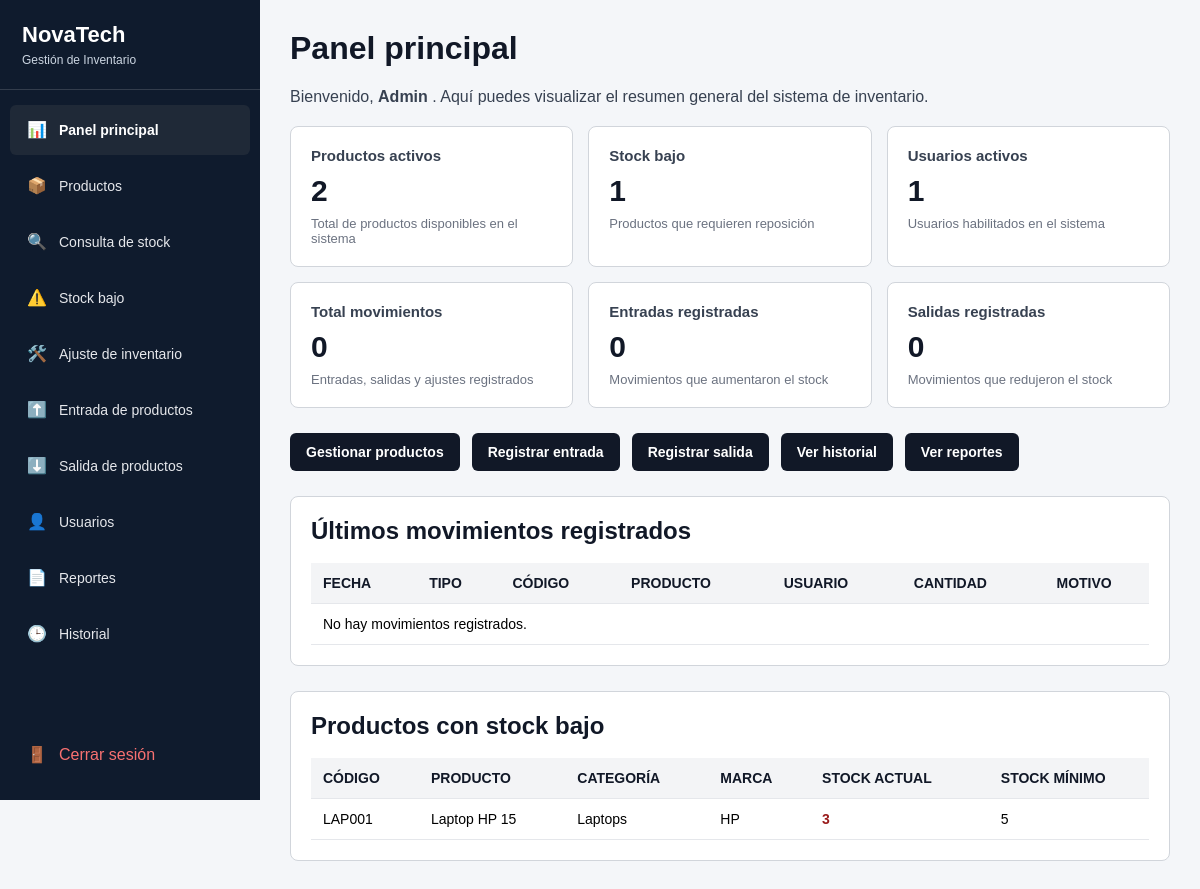
The app's page /index.php?controller=dashboard&action=index (signed in) with its own data.
### tables this page shows
CREATE TABLE `producto` (
  `id_producto` int(11) NOT NULL,
  `id_detalle_producto` int(11) NOT NULL,
  `codigo_producto` varchar(50) NOT NULL,
  `nombre_producto` varchar(100) NOT NULL,
  `modelo` varchar(80) DEFAULT NULL,
  `stock_actual` int(11) NOT NULL DEFAULT 0,
  `stock_minimo` int(11) NOT NULL DEFAULT 0,
  `precio_referencial` decimal(10,2) DEFAULT 0.00,
  `descripcion` varchar(200) DEFAULT NULL,
  `estado` enum('Activo','Inactivo') DEFAULT 'Activo',
  `fecha_registro` datetime DEFAULT current_timestamp()
);

CREATE TABLE `detalle_producto` (
  `id_detalle_producto` int(11) NOT NULL,
  `categoria` varchar(80) NOT NULL,
  `marca` varchar(80) NOT NULL,
  `descripcion` varchar(150) DEFAULT NULL
);

### app/controllers/DashboardController.php (called while the page is built, shortened)
<?php
require_once "app/dao/DashboardDAO.php";
require_once "app/services/DashboardService.php";
class DashboardController
{
    private DashboardService $dashboardService;
    public function __construct()
    {
        $database = new Database();
        $conexion = $database->getConnection();
        $dashboardDAO = new DashboardDAO($conexion);
        $this->dashboardService = new DashboardService($dashboardDAO);
    }
    public function index(): void
    {
        $resumen = $this->dashboardService->obtenerResumenGeneral();
        $productosStockBajo = $this->dashboardService->listarProductosStockBajo();
        require_once "views/dashboard/index.php";
    }
}

### app/services/DashboardService.php (called while the page is built, shortened)
<?php
class DashboardService
{
    private IDashboardDAO $dashboardDAO;
    public function __construct(IDashboardDAO $dashboardDAO)
    {
        $this->dashboardDAO = $dashboardDAO;
    }
    public function obtenerResumenGeneral(): array
    {
        return $this->dashboardDAO->obtenerResumenGeneral();
    }
    public function listarProductosStockBajo(): array
    {
        return $this->dashboardDAO->listarProductosStockBajo();
    }
}

### app/dao/DashboardDAO.php (called while the page is built, shortened)
<?php
class DashboardDAO implements IDashboardDAO
{
    private PDO $conexion;
    public function __construct(PDO $conexion)
    {
        $this->conexion = $conexion;
    }
    public function obtenerResumenGeneral(): array
    {
        $resumen = [];
        $sqlProductos = "SELECT COUNT(*)
                         FROM producto
                         WHERE estado = 'Activo'";
        $stmt = $this->conexion->prepare($sqlProductos);
        $stmt->execute();
        $resumen["productos_activos"] = (int) $stmt->fetchColumn();
        $sqlStockBajo = "SELECT COUNT(*)
                         FROM producto
                         WHERE estado = 'Activo'
                         AND stock_actual <= stock_minimo";
        $stmt = $this->conexion->prepare($sqlStockBajo);
        $stmt->execute();
        $resumen["stock_bajo"] = (int) $stmt->fetchColumn();
        $sqlUsuarios = "SELECT COUNT(*)
                        FROM usuario
                        WHERE estado = 'Activo'";
        $stmt = $this->conexion->prepare($sqlUsuarios);
        $stmt->execute();
        $resumen["usuarios_activos"] = (int) $stmt->fetchColumn();
        $sqlMovimientos = "SELECT COUNT(*)
                           FROM movimiento_inventario";
        $stmt = $this->conexion->prepare($sqlMovimientos);
        $stmt->execute();
        $resumen["total_movimientos"] = (int) $stmt->fetchColumn();
        $sqlEntradas = "SELECT COUNT(*)
                        FROM movimiento_inventario
                        WHERE tipo_movimiento = 'Entrada'";
        $stmt = $this->conexion->prepare($sqlEntradas);
        $stmt->execute();
        $resumen["total_entradas"] = (int) $stmt->fetchColumn();
        $sqlSalidas = "SELECT COUNT(*)
                       FROM movimiento_inventario
                       WHERE tipo_movimiento = 'Salida'";
        $stmt = $this->conexion->prepare($sqlSalidas);
        $stmt->execute();
        $resumen["total_salidas"] = (int) $stmt->fetchColumn();
        return $resumen;
    }
    public function listarProductosStockBajo(): array
    {
        $sql = "SELECT
                    p.codigo_producto,
                    p.nombre_producto,
                    p.stock_actual,
                    p.stock_minimo,
                    d.categoria,
                    d.marca
                FROM producto p
                INNER JOIN detalle_producto d
                    ON p.id_detalle_producto = d.id_detalle_producto
                WHERE p.estado = 'Activo'
                AND p.stock_actual <= p.stock_minimo
                ORDER BY p.stock_actual ASC
                LIMIT 8";
        $stmt = $this->conexion->prepare($sql);
        $stmt->execute();
        return $stmt->fetchAll(PDO::FETCH_ASSOC);
    }
}

### views/dashboard/index.php (the view, shortened to what this page needs)
<?php
$resumen = $resumen ?? [];
$ultimosMovimientos = $ultimosMovimientos ?? [];
$productosStockBajo = $productosStockBajo ?? [];
?>
<?php require_once "views/layouts/header.php"; ?>
<?php require_once "views/layouts/sidebar.php"; ?>
<main class="content dashboard-content">
    <h1>Panel principal</h1>
    <p>
        Bienvenido,
        <strong>
            <?php echo htmlspecialchars($_SESSION["usuario"]["nombres"] ?? "Usuario", ENT_QUOTES, "UTF-8"); ?>
        </strong>.
        Aquí puedes visualizar el resumen general del sistema de inventario.
    </p>
    <section class="dashboard-grid">
        <div class="dashboard-card">
            <h3>Productos activos</h3>
            <strong><?php echo htmlspecialchars((string) ($resumen["productos_activos"] ?? 0), ENT_QUOTES, "UTF-8"); ?></strong>
            <span>Total de productos disponibles en el sistema</span>
        </div>
        <div class="dashboard-card">
            <h3>Stock bajo</h3>
            <strong><?php echo htmlspecialchars((string) ($resumen["stock_bajo"] ?? 0), ENT_QUOTES, "UTF-8"); ?></strong>
            <span>Productos que requieren reposición</span>
        </div>
        <div class="dashboard-card">
            <h3>Usuarios activos</h3>
            <strong><?php echo htmlspecialchars((string) ($resumen["usuarios_activos"] ?? 0), ENT_QUOTES, "UTF-8"); ?></strong>
            <span>Usuarios habilitados en el sistema</span>
        </div>
        <div class="dashboard-card">
            <h3>Total movimientos</h3>
            <strong><?php echo htmlspecialchars((string) ($resumen["total_movimientos"] ?? 0), ENT_QUOTES, "UTF-8"); ?></strong>
            <span>Entradas, salidas y ajustes registrados</span>
        </div>
        <div class="dashboard-card">
            <h3>Entradas registradas</h3>
            <strong><?php echo htmlspecialchars((string) ($resumen["total_entradas"] ?? 0), ENT_QUOTES, "UTF-8"); ?></strong>
            <span>Movimientos que aumentaron el stock</span>
        </div>
        <div class="dashboard-card">
            <h3>Salidas registradas</h3>
            <strong><?php echo htmlspecialchars((string) ($resumen["total_salidas"] ?? 0), ENT_QUOTES, "UTF-8"); ?></strong>
            <span>Movimientos que redujeron el stock</span>
        </div>
    </section>
    <section class="dashboard-actions">
        <a href="index.php?controller=producto&action=index" class="dashboard-btn">Gestionar productos</a>
        <a href="index.php?controller=entrada&action=index" class="dashboard-btn">Registrar entrada</a>
        <a href="index.php?controller=salida&action=index" class="dashboard-btn">Registrar salida</a>
        <a href="index.php?controller=historial&action=index" class="dashboard-btn">Ver historial</a>
        <a href="index.php?controller=reporte&action=index" class="dashboard-btn">Ver reportes</a>
    </section>
    <section class="dashboard-section">
        <h2>Últimos movimientos registrados</h2>
        <div class="dashboard-table-responsive">
            <table class="dashboard-table">
                <thead>
                    <tr>
                        <th>Fecha</th>
                        <th>Tipo</th>
                        <th>Código</th>
                        <th>Producto</th>
                        <th>Usuario</th>
                        <th>Cantidad</th>
                        <th>Motivo</th>
                    </tr>
                </thead>
                <tbody>
                    <?php if (!empty($ultimosMovimientos)) { ?>
                        <?php foreach ($ultimosMovimientos as $movimiento) { ?>
                            <tr>
                                <td><?php echo htmlspecialchars($movimiento["fecha_movimiento"], ENT_QUOTES, "UTF-8"); ?></td>
                                <td>
                                    <?php if ($movimiento["tipo_movimiento"] === "Entrada") { ?>
                                        <span class="badge badge-entrada">Entrada</span>
                                    <?php } else { ?>
                                        <span class="badge badge-salida">Salida</span>
                                    <?php } ?>
                                </td>
                                <td><?php echo htmlspecialchars($movimiento["codigo_producto"], ENT_QUOTES, "UTF-8"); ?></td>
                                <td><?php echo htmlspecialchars($movimiento["nombre_producto"], ENT_QUOTES, "UTF-8"); ?></td>
                                <td><?php echo htmlspecialchars($movimiento["nombre_usuario"], ENT_QUOTES, "UTF-8"); ?></td>
                                <td><?php echo htmlspecialchars((string) $movimiento["cantidad"], ENT_QUOTES, "UTF-8"); ?></td>
                                <td><?php echo htmlspecialchars($movimiento["motivo"] ?? "-", ENT_QUOTES, "UTF-8"); ?></td>
                            </tr>
                        <?php } ?>
                    <?php } else { ?>
                        <tr>
                            <td colspan="7">No hay movimientos registrados.</td>
                        </tr>
                    <?php } ?>
                </tbody>
            </table>
        </div>
    </section>
    <section class="dashboard-section">
        <h2>Productos con stock bajo</h2>
        <div class="dashboard-table-responsive">
            <table class="dashboard-table">
                <thead>
                    <tr>
                        <th>Código</th>
                        <th>Producto</th>
                        <th>Categoría</th>
                        <th>Marca</th>
                        <th>Stock actual</th>
                        <th>Stock mínimo</th>
                    </tr>
                </thead>
                <tbody>
                    <?php if (!empty($productosStockBajo)) { ?>
                        <?php foreach ($productosStockBajo as $producto) { ?>
                            <tr>
                                <td><?php echo htmlspecialchars($producto["codigo_producto"], ENT_QUOTES, "UTF-8"); ?></td>
                                <td><?php echo htmlspecialchars($producto["nombre_producto"], ENT_QUOTES, "UTF-8"); ?></td>
                                <td><?php echo htmlspecialchars($producto["categoria"], ENT_QUOTES, "UTF-8"); ?></td>
                                <td><?php echo htmlspecialchars($producto["marca"], ENT_QUOTES, "UTF-8"); ?></td>
                                <td class="stock-alerta">
                                    <?php echo htmlspecialchars((string) $producto["stock_actual"], ENT_QUOTES, "UTF-8"); ?>
                                </td>
                                <td><?php echo htmlspecialchars((string) $producto["stock_minimo"], ENT_QUOTES, "UTF-8"); ?></td>
                            </tr>
                        <?php } ?>
                    <?php } else { ?>
                        <tr>
                            <td colspan="6">No hay productos con stock bajo.</td>
                        </tr>
                    <?php } ?>
                </tbody>
            </table>
        </div>
    </section>
</main>
<?php require_once "views/layouts/footer.php"; ?>

### public/css/estilos.css (style rules this page uses)
* { box-sizing: border-box; font-family: Arial, Helvetica, sans-serif; }
body { margin: 0; font-family: Arial, sans-serif; background-color: #f4f6f9; }
.content { margin-left: 260px; padding: 30px; width: calc(100% - 260px); min-height: 100vh; box-sizing: border-box; overflow-x: hidden; }
.content { padding: 25px 30px; }
table { width: 100%; border-collapse: collapse; background: white; font-size: 14px; }
th { background: #f4f5f7; text-align: left; padding: 12px 14px; border-bottom: 1px solid #d9dde4; font-size: 12px; text-transform: uppercase; }
td { padding: 12px 14px; border-bottom: 1px solid #e5e7eb; }
.dashboard-grid { display: grid; grid-template-columns: repeat(3, 1fr); gap: 22px; margin-bottom: 25px; }
.dashboard-card { background: #ffffff; border: 1px solid #d9dde4; border-radius: 7px; padding: 22px; }
.dashboard-card h3 { margin: 0 0 12px; font-size: 15px; color: #475569; }
.dashboard-card span { font-size: 13px; color: #64748b; }
:root { --sidebar-width: 260px; }
* { box-sizing: border-box; }
html, body { margin: 0; padding: 0; width: 100%; min-height: 100%; overflow-x: hidden; }
main.content, .content { margin-left: var(--sidebar-width) !important; width: calc(100vw - var(--sidebar-width)) !important; max-width: calc(100vw - var(--sidebar-width)) !important; min-height: 100vh; padding: 30px !important; overflow-x: hidden; }
main.content > *, .content > * { max-width: 100%; }

### views/dashboard/index.php (style rules this page uses)
.dashboard-content { margin-left: 260px !important; width: calc(100vw - 260px) !important; max-width: calc(100vw - 260px) !important; min-height: 100vh; padding: 30px; box-sizing: border-box; overflow-x: hidden; background-color: #f4f6f9; }
.dashboard-content h1 { margin-top: 0; color: #111827; }
.dashboard-content p { color: #374151; margin-bottom: 20px; }
.dashboard-grid { display: grid; grid-template-columns: repeat(3, 1fr); gap: 15px; margin-bottom: 25px; }
.dashboard-card { background-color: #ffffff; border-radius: 8px; padding: 20px; border: 1px solid #d1d5db; box-sizing: border-box; }
.dashboard-card h3 { margin: 0 0 10px 0; color: #374151; font-size: 15px; }
.dashboard-card strong { font-size: 30px; color: #111827; }
.dashboard-card span { display: block; margin-top: 8px; font-size: 13px; color: #6b7280; }
.dashboard-section { background-color: #ffffff; border-radius: 8px; padding: 20px; margin-bottom: 25px; border: 1px solid #d1d5db; box-sizing: border-box; overflow: hidden; }
.dashboard-section h2 { margin-top: 0; color: #111827; margin-bottom: 18px; }
.dashboard-table-responsive { width: 100%; overflow-x: auto; }
.dashboard-table { width: 100%; min-width: 850px; border-collapse: collapse; background-color: #ffffff; }
.dashboard-table th, .dashboard-table td { padding: 12px; border-bottom: 1px solid #e5e7eb; text-align: left; white-space: nowrap; font-size: 14px; }
.dashboard-table th { background-color: #f3f4f6; color: #111827; font-weight: bold; }
.stock-alerta { color: #991b1b; font-weight: bold; }
.dashboard-actions { display: flex; gap: 12px; flex-wrap: wrap; margin-bottom: 25px; }
.dashboard-btn { display: inline-block; padding: 11px 16px; background-color: #111827; color: #ffffff; border-radius: 6px; text-decoration: none; font-weight: bold; font-size: 14px; }

### records on screen
producto: codigo_producto "LAP001", nombre_producto "Laptop HP 15", id_detalle_producto.categoria "Laptops", id_detalle_producto.marca "HP", stock_actual "3", stock_minimo "5"

### other values on screen
$_SESSION["usuario"]["nombres"] "Admin"
$resumen["productos_activos"] "2"
$resumen["stock_bajo"] "1"
$resumen["usuarios_activos"] "1"
$resumen["total_movimientos"] "0"
$resumen["total_entradas"] "0"
$resumen["total_salidas"] "0"
